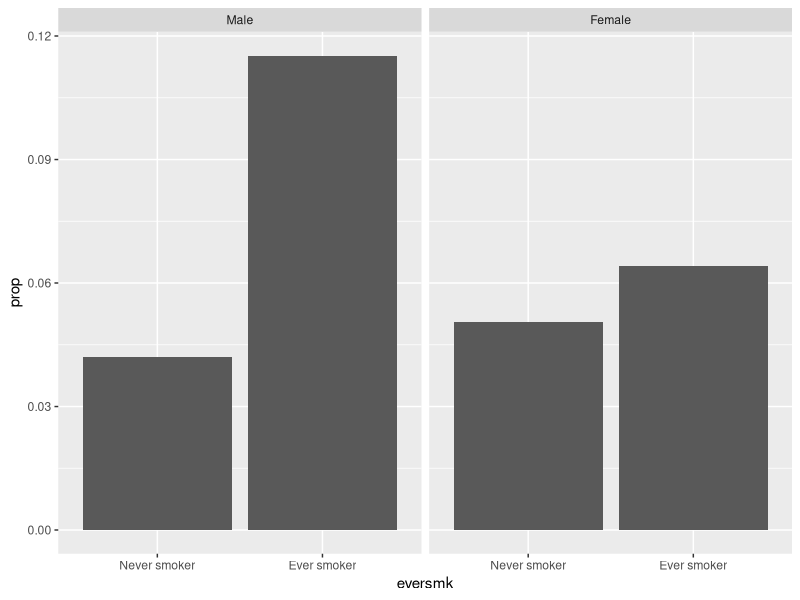
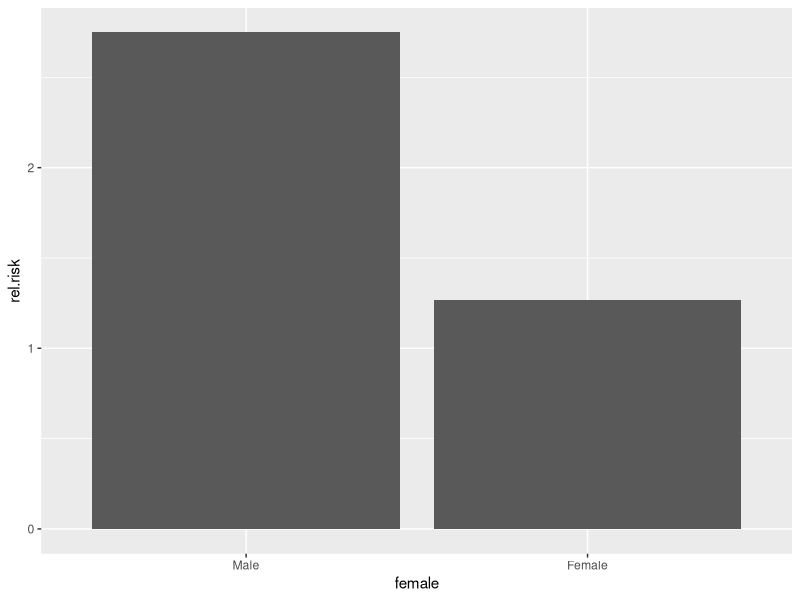
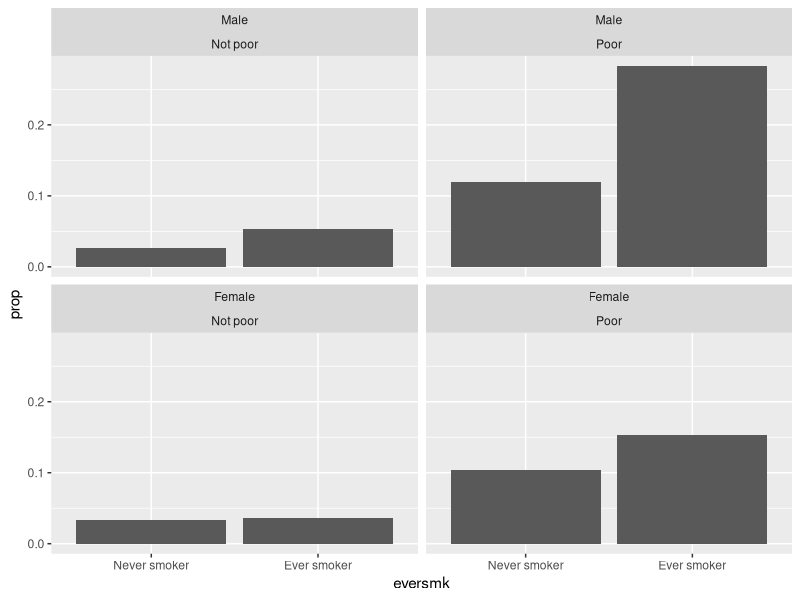
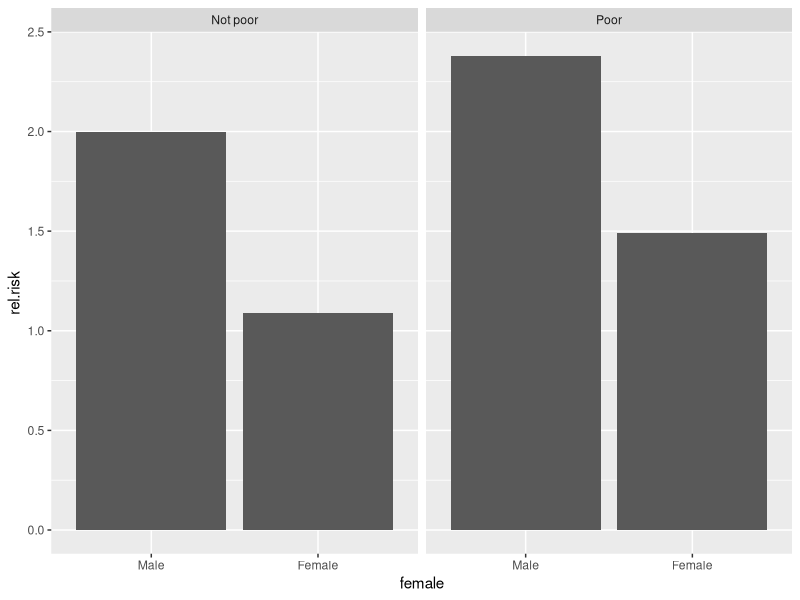

Generate these figures, in order, with R: (Note: this script raises an error after producing the figures.)
## ---- chunk 1
knitr::opts_chunk$set(echo = TRUE, message = FALSE, error = TRUE)
knitr::opts_knit$set(root.dir = "/cloud/project")
## ---- chunk 2
library(tidyverse)  # core group of tidyverse packages
library(kableExtra)  # to make nice tables
library(broom)  # for tidy model summaries
## ---- chunk 3
nmes_data <- read_csv("module_1/nmesUNPROC.csv")

nmes_data <- nmes_data %>%
  mutate(eversmk = factor(eversmk, levels = c("0", "1"), labels = c("Never smoker", "Ever smoker")),
         lc5 = factor(lc5, levels = c("0", "1"), labels = c("No LC", "LC")),
         chd5 = factor(chd5, levels = c("0", "1"), labels = c("No CHD", "CHD")),
         female = factor(female, levels= c("0", "1"), labels = c("Male", "Female")),
         current = factor(current, levels= c("0", "1"), labels = c("Not current smoker", "Current smoker")),
         former = factor(former, levels= c("0", "1"), labels = c("Not former smoker", "Former smoker")),
         beltuse = factor(beltuse, levels= c("1", "2", "3"), labels = c("Rare", "Some", "Almost always")),
         educate = factor(educate, levels= c("1", "2", "3", "4"), labels = c("College grad", "Some college", "HS grad", "Other")),
         marital = factor(marital, levels= c("1", "2", "3", "4", "5"), labels = c("Married", "Widowed", "Divorced", "Separated", "Never married")),
         poor = factor(poor, levels= c("0", "1"), labels = c("Not poor", "Poor"))
         )

nmes_data <- nmes_data %>%
  mutate(disease = factor(lc5 == "LC" | chd5 == "CHD", 
                          levels=c(FALSE,TRUE), 
                          labels=c("No MSCD", "MSCD")))
## ---- chunk 4
my_table <- nmes_data %>%
  count(female, eversmk, disease) %>%
  group_by(female, eversmk) %>%
  mutate(prop = n/sum(n)) %>%
  filter(disease == "MSCD")

my_table %>%
  ggplot() +
  geom_bar(aes(x = eversmk, y = prop), stat = "identity") + 
  facet_wrap(~ female)
## ---- chunk 5
my_table <- nmes_data %>%
  count(female, eversmk, disease) %>%
  group_by(female, eversmk) %>%
  mutate(prop = n/sum(n)) %>%
  filter(disease == "MSCD") %>%
  ungroup() %>%
  group_by(female) %>%
  mutate(rel.risk = prop/prop[eversmk == "Never smoker"])
  
my_table

my_table %>%
  filter(eversmk == "Ever smoker") %>%
  ggplot() +
  geom_bar(aes(x = female, y = rel.risk), stat = "identity")
## ---- chunk 6
my_table <- nmes_data %>%
  count(poor, female, eversmk, disease) %>%
  group_by(poor, female, eversmk) %>%
  mutate(prop = n/sum(n)) %>%
  filter(disease == "MSCD")

my_table %>%
  ggplot() +
  geom_bar(aes(x = eversmk, y = prop), stat = "identity") + 
  facet_wrap(~ female + poor)

my_table <- nmes_data %>%
  count(poor, female, eversmk, disease) %>%
  group_by(poor, female, eversmk) %>%
  mutate(prop = n/sum(n)) %>%
  filter(disease == "MSCD") %>%
  ungroup() %>%
  group_by(poor, female) %>%
  mutate(rel.risk = prop/prop[eversmk == "Never smoker"])

my_table %>%
  filter(eversmk == "Ever smoker") %>%
  ggplot() +
  geom_bar(aes(x = female, y = rel.risk), stat = "identity") +
  facet_wrap(~ poor)
## ---- chunk 7
nmes_data_male <- nmes_data %>%
  filter(female=="Male")

nmes_data_female <- nmes_data %>%
  filter(female=="Female")
## ---- chunk 8
my_data <- nmes_data_male

# fit propensity score model: trt ~ confounders
prop_model <- glm(eversmk ~ age + female, family = binomial(link="logit"), data=my_data, na.action = na.exclude)
## ---- chunk 9
prop_model <- glm(eversmk ~ age, family = binomial(link="logit"), data=my_data, na.action = na.exclude)

# calculate propensity scores:
my_data <- my_data %>%
  mutate(ps = predict(prop_model, type = "response"))

# calculate propensity score quintiles:
ps_quintiles <- quantile(my_data$ps, probs=c(0, 0.2, 0.4, 0.6, 0.8, 1), na.rm=TRUE)

my_data <- my_data %>%
  mutate(ps_strata = cut(ps, breaks=ps_quintiles, include.lowest=TRUE))

# model log odds of disease from smoking and ps quintiles
model_ps_strata <- glm(disease ~ eversmk + ps_strata, family = binomial(link="logit"), data=my_data)
tidy(model_ps_strata)

# transform log OR to OR
tidy(model_ps_strata, exponentiate = TRUE)

# also get confidence intervals of OR
tidy(model_ps_strata, exponentiate = TRUE, conf.int = TRUE )

## ---- chunk 10
my_data <- nmes_data_female

# fit propensity score model: trt ~ confounders
# we shouldn't include `female` in this propensity score model, since all subjects are male!
prop_model <- glm(eversmk ~ age, family = binomial(link="logit"), data=my_data, na.action = na.exclude)

# calculate propensity scores:
my_data <- my_data %>%
  mutate(ps = predict(prop_model, type = "response"))

# calculate propensity score quintiles:
ps_quintiles <- quantile(my_data$ps, probs=c(0, 0.2, 0.4, 0.6, 0.8, 1), na.rm=TRUE)

my_data <- my_data %>%
  mutate(ps_strata = cut(ps, breaks=ps_quintiles, include.lowest=TRUE))

# model log odds of disease from smoking and ps quintiles
model_ps_strata <- glm(disease ~ eversmk + ps_strata, family = binomial(link="logit"), data=my_data)
tidy(model_ps_strata)

# transform log OR to OR
tidy(model_ps_strata, exponentiate = TRUE)

# also get confidence intervals of OR
tidy(model_ps_strata, exponentiate = TRUE, conf.int = TRUE )
## ---- chunk 11
my_data <- nmes_data

# fit propensity score model: trt ~ confounders, making sure to include the effect modifier here!
prop_model <- glm(eversmk ~ age + female, family = binomial(link="logit"), data=my_data, na.action = na.exclude)

# calculate propensity scores:
my_data <- my_data %>%
  mutate(ps = predict(prop_model, type = "response"))

# calculate propensity score quintiles:
ps_quintiles <- quantile(my_data$ps, probs=c(0, 0.2, 0.4, 0.6, 0.8, 1), na.rm=TRUE)

my_data <- my_data %>%
  mutate(ps_strata = cut(ps, breaks=ps_quintiles, include.lowest=TRUE))
## ---- chunk 12
# model log odds of disease from smoking and ps quintiles, with an interaction between eversmk*female
model_ps_strata <- glm(disease ~ eversmk*female + ps_strata, family = binomial(link="logit"), data=my_data)
tidy(model_ps_strata)

# transform log OR to OR
tidy(model_ps_strata, exponentiate = TRUE)

# also get confidence intervals of OR
tidy(model_ps_strata, exponentiate = TRUE, conf.int = TRUE )
## ---- chunk 13
# model log odds of disease from smoking and ps quintiles, with an interaction between eversmk*female
model_logistic <- glm(disease ~ eversmk*female + age, family = binomial(link="logit"), data=my_data)
tidy(model_logistic)

# transform log OR to OR
tidy(model_logistic, exponentiate = TRUE)

# also get confidence intervals of OR
tidy(model_logistic, exponentiate = TRUE, conf.int = TRUE )
